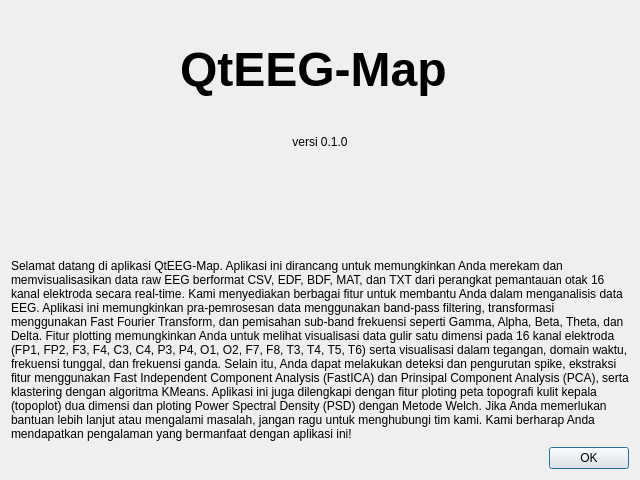
<?xml version="1.0" encoding="UTF-8"?>
<ui version="4.0">
 <class>Dialog</class>
 <widget class="QDialog" name="Dialog">
  <property name="geometry">
   <rect>
    <x>0</x>
    <y>0</y>
    <width>640</width>
    <height>480</height>
   </rect>
  </property>
  <property name="windowTitle">
   <string>Bantuan</string>
  </property>
  <property name="windowIcon">
   <iconset resource="resources.qrc">
    <normaloff>:/icon/</normaloff>:/icon/</iconset>
  </property>
  <layout class="QGridLayout" name="gridLayout">
   <item row="0" column="0">
    <widget class="QLabel" name="label">
     <property name="font">
      <font>
       <pointsize>36</pointsize>
       <weight>75</weight>
       <bold>true</bold>
      </font>
     </property>
     <property name="text">
      <string>&lt;html&gt;&lt;head/&gt;&lt;body&gt;&lt;p align=&quot;center&quot;&gt;&lt;span style=&quot; font-size:36pt;&quot;&gt;QtEEG-Map &lt;/p&gt;&lt;/body&gt;&lt;/html&gt;</string>
     </property>
     <property name="alignment">
      <set>Qt::AlignCenter</set>
     </property>
    </widget>
   </item>
   <item row="2" column="0">
    <widget class="QLabel" name="label_4">
     <property name="text">
      <string>
      Selamat datang di aplikasi QtEEG-Map. 
      Aplikasi ini dirancang untuk memungkinkan Anda merekam dan memvisualisasikan data raw EEG berformat CSV, EDF, BDF, MAT, dan TXT dari perangkat pemantauan otak 16 kanal elektroda secara real-time. 
      Kami menyediakan berbagai fitur untuk membantu Anda dalam menganalisis data EEG. 
      Aplikasi ini memungkinkan pra-pemrosesan data menggunakan band-pass filtering, transformasi menggunakan Fast Fourier Transform, dan pemisahan sub-band frekuensi seperti Gamma, Alpha, Beta, Theta, dan Delta.
      Fitur plotting memungkinkan Anda untuk melihat visualisasi data gulir satu dimensi pada 16 kanal elektroda (FP1, FP2, F3, F4, C3, C4, P3, P4, O1, O2, F7, F8, T3, T4, T5, T6) serta visualisasi dalam tegangan, domain waktu, frekuensi tunggal, dan frekuensi ganda. Selain itu, Anda dapat melakukan deteksi dan pengurutan spike, ekstraksi fitur menggunakan Fast Independent Component Analysis (FastICA) dan Prinsipal Component Analysis (PCA), serta klastering dengan algoritma KMeans. 
      Aplikasi ini juga dilengkapi dengan fitur ploting peta topografi kulit kepala (topoplot) dua dimensi dan ploting Power Spectral Density (PSD) dengan Metode Welch. 
      Jika Anda memerlukan bantuan lebih lanjut atau mengalami masalah, jangan ragu untuk menghubungi tim kami. Kami berharap Anda mendapatkan pengalaman yang bermanfaat dengan aplikasi ini! </string>
     </property>
     <property name="textFormat">
      <enum>Qt::RichText</enum>
     </property>
     <property name="wordWrap">
      <bool>true</bool>
     </property>
     <property name="indent">
      <number>-2</number>
     </property>
    </widget>
   </item>
   <item row="3" column="0">
    <widget class="QDialogButtonBox" name="buttonBox">
     <property name="orientation">
      <enum>Qt::Horizontal</enum>
     </property>
     <property name="standardButtons">
      <set>QDialogButtonBox::Ok</set>
     </property>
    </widget>
   </item>
   <item row="1" column="0">
    <widget class="QLabel" name="label_2">
     <property name="text">
      <string>versi 0.1.0</string>
     </property>
     <property name="alignment">
      <set>Qt::AlignHCenter|Qt::AlignTop</set>
     </property>
    </widget>
   </item>
  </layout>
 </widget>
 <resources>
  <include location="resources.qrc"/>
 </resources>
 <connections>
  <connection>
   <sender>buttonBox</sender>
   <signal>accepted()</signal>
   <receiver>Dialog</receiver>
   <slot>accept()</slot>
   <hints>
    <hint type="sourcelabel">
     <x>248</x>
     <y>254</y>
    </hint>
    <hint type="destinationlabel">
     <x>157</x>
     <y>274</y>
    </hint>
   </hints>
  </connection>
  <connection>
   <sender>buttonBox</sender>
   <signal>rejected()</signal>
   <receiver>Dialog</receiver>
   <slot>reject()</slot>
   <hints>
    <hint type="sourcelabel">
     <x>316</x>
     <y>260</y>
    </hint>
    <hint type="destinationlabel">
     <x>286</x>
     <y>274</y>
    </hint>
   </hints>
  </connection>
 </connections>
</ui>
